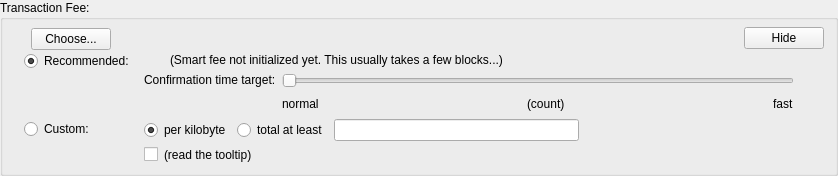
    <widget class="QGroupBox" name="groupBoxFee">
     <property name="title">
      <string>Transaction Fee:</string>
     </property>
     <layout class="QVBoxLayout" name="verticalLayout_3">
      <property name="spacing">
       <number>0</number>
      </property>
      <property name="topMargin">
       <number>6</number>
      </property>
      <property name="bottomMargin">
       <number>6</number>
      </property>
      <item>
       <layout class="QHBoxLayout" name="horizontalLayoutFee1">
        <property name="bottomMargin">
         <number>0</number>
        </property>
        <item>
         <layout class="QVBoxLayout" name="verticalLayoutFee7">
          <property name="spacing">
           <number>0</number>
          </property>
          <item>
           <spacer name="verticalSpacerSmartFee">
            <property name="orientation">
             <enum>Qt::Vertical</enum>
            </property>
            <property name="sizeType">
             <enum>QSizePolicy::Fixed</enum>
            </property>
            <property name="sizeHint" stdset="0">
             <size>
              <width>1</width>
              <height>2</height>
             </size>
            </property>
           </spacer>
          </item>
          <item>
           <layout class="QHBoxLayout" name="horizontalLayoutSmartFee">
            <property name="spacing">
             <number>10</number>
            </property>
            <item>
             <widget class="QLabel" name="labelFeeMinimized">
              <property name="text">
               <string/>
              </property>
             </widget>
            </item>
            <item>
             <widget class="QPushButton" name="buttonChooseFee">
              <property name="text">
               <string>Choose...</string>
              </property>
             </widget>
            </item>
           </layout>
          </item>
          <item>
           <spacer name="verticalSpacer_5">
            <property name="orientation">
             <enum>Qt::Vertical</enum>
            </property>
            <property name="sizeHint" stdset="0">
             <size>
              <width>1</width>
              <height>1</height>
             </size>
            </property>
           </spacer>
          </item>
         </layout>
        </item>
        <item>
         <spacer name="horizontalSpacer_4">
          <property name="orientation">
           <enum>Qt::Horizontal</enum>
          </property>
          <property name="sizeHint" stdset="0">
           <size>
            <width>40</width>
            <height>20</height>
           </size>
          </property>
         </spacer>
        </item>
        <item>
         <widget class="QPushButton" name="buttonMinimizeFee">
          <property name="toolTip">
           <string>collapse fee-settings</string>
          </property>
          <property name="text">
           <string>Hide</string>
          </property>
         </widget>
        </item>
       </layout>
      </item>
      <item>
       <layout class="QVBoxLayout" name="verticalLayoutFee2" stretch="0,0">
        <property name="spacing">
         <number>0</number>
        </property>
        <property name="leftMargin">
         <number>10</number>
        </property>
        <property name="topMargin">
         <number>0</number>
        </property>
        <item>
         <widget class="QFrame" name="frameFeeSelection">
          <layout class="QVBoxLayout" name="verticalLayoutFee12">
           <property name="spacing">
            <number>0</number>
           </property>
           <property name="leftMargin">
            <number>0</number>
           </property>
           <property name="topMargin">
            <number>0</number>
           </property>
           <property name="rightMargin">
            <number>0</number>
           </property>
           <property name="bottomMargin">
            <number>0</number>
           </property>
           <item>
            <layout class="QGridLayout" name="gridLayoutFee">
             <property name="topMargin">
              <number>0</number>
             </property>
             <property name="bottomMargin">
              <number>4</number>
             </property>
             <property name="horizontalSpacing">
              <number>10</number>
             </property>
             <property name="verticalSpacing">
              <number>4</number>
             </property>
             <item row="1" column="1">
              <layout class="QVBoxLayout" name="verticalLayoutFee8">
               <property name="spacing">
                <number>6</number>
               </property>
               <item>
                <layout class="QHBoxLayout" name="horizontalLayoutFee13">
                 <item>
                  <widget class="QRadioButton" name="radioCustomPerKilobyte">
                   <property name="toolTip">
                    <string>If the custom fee is set to 1000 satoshis and the transaction is only 250 bytes, then &quot;per kilobyte&quot; only pays 250 satoshis in fee, while &quot;total at least&quot; pays 1000 satoshis. For transactions bigger than a kilobyte both pay by kilobyte.</string>
                   </property>
                   <property name="text">
                    <string>per kilobyte</string>
                   </property>
                   <property name="checked">
                    <bool>true</bool>
                   </property>
                   <attribute name="buttonGroup">
                    <string notr="true">groupCustomFee</string>
                   </attribute>
                  </widget>
                 </item>
                 <item>
                  <widget class="QRadioButton" name="radioCustomAtLeast">
                   <property name="toolTip">
                    <string>If the custom fee is set to 1000 satoshis and the transaction is only 250 bytes, then &quot;per kilobyte&quot; only pays 250 satoshis in fee, while &quot;total at least&quot; pays 1000 satoshis. For transactions bigger than a kilobyte both pay by kilobyte.</string>
                   </property>
                   <property name="text">
                    <string>total at least</string>
                   </property>
                   <attribute name="buttonGroup">
                    <string notr="true">groupCustomFee</string>
                   </attribute>
                  </widget>
                 </item>
                 <item>
                  <widget class="BitcoinAmountField" name="customFee"/>
                 </item>
                 <item>
                  <spacer name="horizontalSpacer_6">
                   <property name="orientation">
                    <enum>Qt::Horizontal</enum>
                   </property>
                   <property name="sizeHint" stdset="0">
                    <size>
                     <width>1</width>
                     <height>1</height>
                    </size>
                   </property>
                  </spacer>
                 </item>
                </layout>
               </item>
               <item>
                <layout class="QHBoxLayout" name="horizontalLayoutFee8">
                 <item>
                  <widget class="QCheckBox" name="checkBoxMinimumFee">
                   <property name="toolTip">
                    <string>Paying only the minimum fee is just fine as long as there is less transaction volume than space in the blocks. But be aware that this can end up in a never confirming transaction once there is more demand for proxima transactions than the network can process.</string>
                   </property>
                   <property name="text">
                    <string/>
                   </property>
                  </widget>
                 </item>
                 <item>
                  <widget class="QLabel" name="labelMinFeeWarning">
                   <property name="enabled">
                    <bool>true</bool>
                   </property>
                   <property name="toolTip">
                    <string>Paying only the minimum fee is just fine as long as there is less transaction volume than space in the blocks. But be aware that this can end up in a never confirming transaction once there is more demand for proxima transactions than the network can process.</string>
                   </property>
                   <property name="text">
                    <string>(read the tooltip)</string>
                   </property>
                   <property name="margin">
                    <number>5</number>
                   </property>
                  </widget>
                 </item>
                 <item>
                  <spacer name="horizontalSpacer_2">
                   <property name="orientation">
                    <enum>Qt::Horizontal</enum>
                   </property>
                   <property name="sizeHint" stdset="0">
                    <size>
                     <width>1</width>
                     <height>1</height>
                    </size>
                   </property>
                  </spacer>
                 </item>
                </layout>
               </item>
              </layout>
             </item>
             <item row="0" column="0">
              <layout class="QVBoxLayout" name="verticalLayoutFee4" stretch="0,1">
               <item>
                <widget class="QRadioButton" name="radioSmartFee">
                 <property name="text">
                  <string>Recommended:</string>
                 </property>
                 <property name="checked">
                  <bool>true</bool>
                 </property>
                 <attribute name="buttonGroup">
                  <string notr="true">groupFee</string>
                 </attribute>
                </widget>
               </item>
               <item>
                <spacer name="verticalSpacer_2">
                 <property name="orientation">
                  <enum>Qt::Vertical</enum>
                 </property>
                 <property name="sizeHint" stdset="0">
                  <size>
                   <width>1</width>
                   <height>1</height>
                  </size>
                 </property>
                </spacer>
               </item>
              </layout>
             </item>
             <item row="1" column="0">
              <layout class="QVBoxLayout" name="verticalLayoutFee9" stretch="0,1">
               <item>
                <widget class="QRadioButton" name="radioCustomFee">
                 <property name="text">
                  <string>Custom:</string>
                 </property>
                 <attribute name="buttonGroup">
                  <string notr="true">groupFee</string>
                 </attribute>
                </widget>
               </item>
               <item>
                <spacer name="verticalSpacer_6">
                 <property name="orientation">
                  <enum>Qt::Vertical</enum>
                 </property>
                 <property name="sizeHint" stdset="0">
                  <size>
                   <width>1</width>
                   <height>1</height>
                  </size>
                 </property>
                </spacer>
               </item>
              </layout>
             </item>
             <item row="0" column="1">
              <layout class="QVBoxLayout" name="verticalLayoutFee3" stretch="0,0,1">
               <property name="spacing">
                <number>6</number>
               </property>
               <property name="topMargin">
                <number>2</number>
               </property>
               <item>
                <layout class="QHBoxLayout" name="horizontalLayoutFee12">
                 <item>
                  <widget class="QLabel" name="labelSmartFee">
                   <property name="text">
                    <string/>
                   </property>
                   <property name="margin">
                    <number>2</number>
                   </property>
                  </widget>
                 </item>
                 <item>
                  <widget class="QLabel" name="labelFeeEstimation">
                   <property name="text">
                    <string/>
                   </property>
                  </widget>
                 </item>
                 <item>
                  <widget class="QLabel" name="labelSmartFee2">
                   <property name="text">
                    <string>(Smart fee not initialized yet. This usually takes a few blocks...)</string>
                   </property>
                   <property name="margin">
                    <number>2</number>
                   </property>
                  </widget>
                 </item>
                 <item>
                  <spacer name="horizontalSpacer_5">
                   <property name="orientation">
                    <enum>Qt::Horizontal</enum>
                   </property>
                   <property name="sizeHint" stdset="0">
                    <size>
                     <width>1</width>
                     <height>1</height>
                    </size>
                   </property>
                  </spacer>
                 </item>
                </layout>
               </item>
               <item>
                <layout class="QHBoxLayout" name="horizontalLayoutFee9">
                 <item>
                  <layout class="QVBoxLayout" name="verticalLayoutFee6">
                   <item>
                    <widget class="QLabel" name="labelSmartFee3">
                     <property name="text">
                      <string>Confirmation time target:</string>
                     </property>
                     <property name="margin">
                      <number>2</number>
                     </property>
                    </widget>
                   </item>
                   <item>
                    <spacer name="verticalSpacer_3">
                     <property name="orientation">
                      <enum>Qt::Vertical</enum>
                     </property>
                     <property name="sizeHint" stdset="0">
                      <size>
                       <width>1</width>
                       <height>1</height>
                      </size>
                     </property>
                    </spacer>
                   </item>
                  </layout>
                 </item>
                 <item>
                  <layout class="QVBoxLayout" name="verticalLayoutFee5">
                   <property name="rightMargin">
                    <number>30</number>
                   </property>
                   <item>
                    <widget class="QSlider" name="sliderSmartFee">
                     <property name="minimum">
                      <number>0</number>
                     </property>
                     <property name="maximum">
                      <number>23</number>
                     </property>
                     <property name="pageStep">
                      <number>1</number>
                     </property>
                     <property name="value">
                      <number>0</number>
                     </property>
                     <property name="orientation">
                      <enum>Qt::Horizontal</enum>
                     </property>
                     <property name="invertedAppearance">
                      <bool>false</bool>
                     </property>
                     <property name="invertedControls">
                      <bool>false</bool>
                     </property>
                     <property name="tickPosition">
                      <enum>QSlider::NoTicks</enum>
                     </property>
                    </widget>
                   </item>
                   <item>
                    <layout class="QHBoxLayout" name="horizontalLayoutFee10">
                     <item>
                      <widget class="QLabel" name="labelSmartFeeNormal">
                       <property name="text">
                        <string>normal</string>
                       </property>
                      </widget>
                     </item>
                     <item>
                      <spacer name="horizontalSpacer_7">
                       <property name="orientation">
                        <enum>Qt::Horizontal</enum>
                       </property>
                       <property name="sizeHint" stdset="0">
                        <size>
                         <width>40</width>
                         <height>20</height>
                        </size>
                       </property>
                      </spacer>
                     </item>
                     <item>
                      <widget class="QLabel" name="confirmationTargetLabel">
                       <property name="text">
                        <string notr="true">(count)</string>
                       </property>
                      </widget>
                     </item>
                     <item>
                      <spacer name="horizontalSpacer_3">
                       <property name="orientation">
                        <enum>Qt::Horizontal</enum>
                       </property>
                       <property name="sizeHint" stdset="0">
                        <size>
                         <width>40</width>
                         <height>20</height>
                        </size>
                       </property>
                      </spacer>
                     </item>
                     <item>
                      <widget class="QLabel" name="labelSmartFeeFast">
                       <property name="text">
                        <string>fast</string>
                       </property>
                      </widget>
                     </item>
                    </layout>
                   </item>
                  </layout>
                 </item>
                </layout>
               </item>
               <item>
                <spacer name="verticalSpacer_4">
                 <property name="orientation">
                  <enum>Qt::Vertical</enum>
                 </property>
                 <property name="sizeHint" stdset="0">
                  <size>
                   <width>1</width>
                   <height>1</height>
                  </size>
                 </property>
                </spacer>
               </item>
              </layout>
             </item>
            </layout>
           </item>
          </layout>
         </widget>
        </item>
        <item>
         <spacer name="verticalSpacerFee">
          <property name="orientation">
           <enum>Qt::Vertical</enum>
          </property>
          <property name="sizeHint" stdset="0">
           <size>
            <width>800</width>
            <height>1</height>
           </size>
          </property>
         </spacer>
        </item>
       </layout>
      </item>
     </layout>
    </widget>
